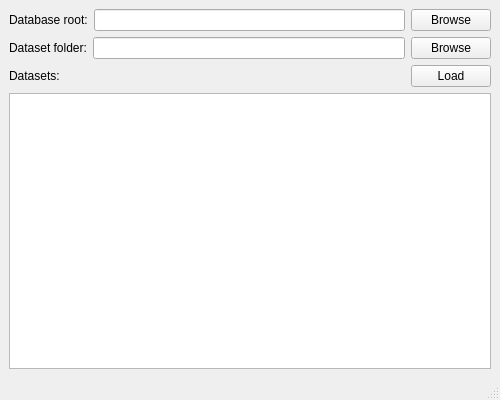
<?xml version="1.0" encoding="UTF-8"?>
<ui version="4.0">
 <class>LoadWindow</class>
 <widget class="QMainWindow" name="LoadWindow">
  <property name="geometry">
   <rect>
    <x>0</x>
    <y>0</y>
    <width>500</width>
    <height>400</height>
   </rect>
  </property>
  <property name="minimumSize">
   <size>
    <width>500</width>
    <height>400</height>
   </size>
  </property>
  <property name="windowTitle">
   <string>MainWindow</string>
  </property>
  <widget class="QWidget" name="centralwidget">
   <layout class="QVBoxLayout" name="verticalLayout">
    <item>
     <layout class="QHBoxLayout" name="horizontalLayout">
      <item>
       <widget class="QLabel" name="db_root">
        <property name="text">
         <string>Database root:</string>
        </property>
       </widget>
      </item>
      <item>
       <widget class="QLineEdit" name="db_name"/>
      </item>
      <item>
       <widget class="QPushButton" name="browse1">
        <property name="sizePolicy">
         <sizepolicy hsizetype="Maximum" vsizetype="Fixed">
          <horstretch>0</horstretch>
          <verstretch>0</verstretch>
         </sizepolicy>
        </property>
        <property name="text">
         <string>Browse</string>
        </property>
       </widget>
      </item>
     </layout>
    </item>
    <item>
     <layout class="QHBoxLayout" name="horizontalLayout_2">
      <item>
       <widget class="QLabel" name="ds_root">
        <property name="text">
         <string>Dataset folder:</string>
        </property>
       </widget>
      </item>
      <item>
       <widget class="QLineEdit" name="ds_name"/>
      </item>
      <item>
       <widget class="QPushButton" name="browse2">
        <property name="sizePolicy">
         <sizepolicy hsizetype="Maximum" vsizetype="Fixed">
          <horstretch>0</horstretch>
          <verstretch>0</verstretch>
         </sizepolicy>
        </property>
        <property name="text">
         <string>Browse</string>
        </property>
       </widget>
      </item>
     </layout>
    </item>
    <item>
     <layout class="QHBoxLayout" name="horizontalLayout_3">
      <item>
       <widget class="QLabel" name="datasets">
        <property name="text">
         <string>Datasets:</string>
        </property>
       </widget>
      </item>
      <item>
       <widget class="QPushButton" name="load">
        <property name="sizePolicy">
         <sizepolicy hsizetype="Maximum" vsizetype="Fixed">
          <horstretch>0</horstretch>
          <verstretch>0</verstretch>
         </sizepolicy>
        </property>
        <property name="text">
         <string>Load</string>
        </property>
       </widget>
      </item>
     </layout>
    </item>
    <item>
     <widget class="QListWidget" name="dataset_list"/>
    </item>
   </layout>
  </widget>
  <widget class="QMenuBar" name="menubar">
   <property name="geometry">
    <rect>
     <x>0</x>
     <y>0</y>
     <width>500</width>
     <height>25</height>
    </rect>
   </property>
  </widget>
  <widget class="QStatusBar" name="statusbar"/>
 </widget>
 <resources/>
 <connections/>
</ui>
